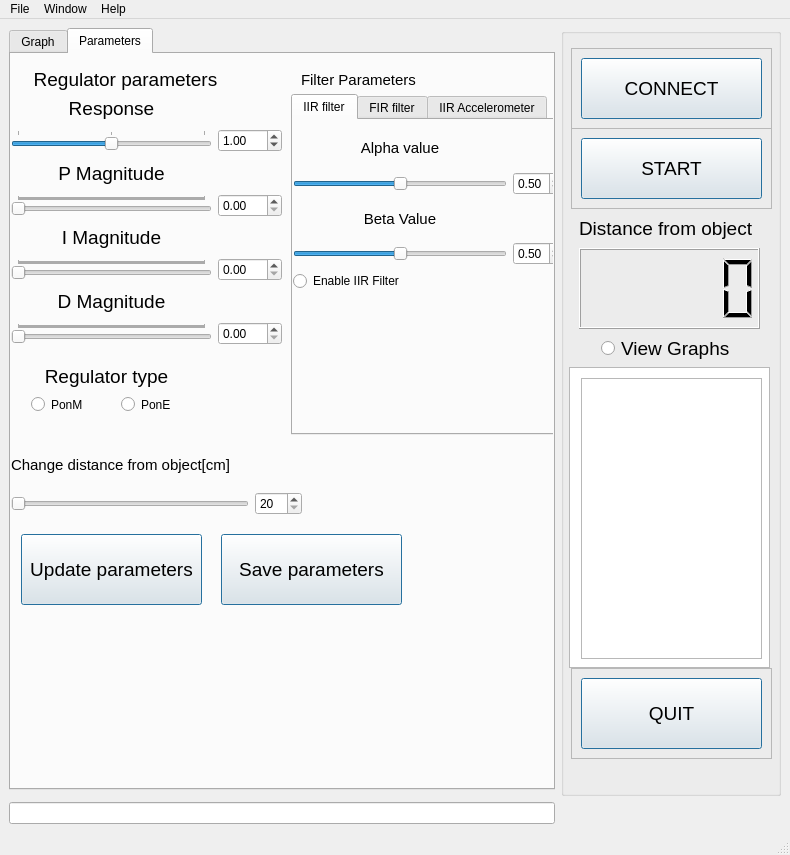
<?xml version="1.0" encoding="UTF-8"?>
<ui version="4.0">
 <class>MainWindow</class>
 <widget class="QMainWindow" name="MainWindow">
  <property name="windowModality">
   <enum>Qt::ApplicationModal</enum>
  </property>
  <property name="geometry">
   <rect>
    <x>0</x>
    <y>0</y>
    <width>790</width>
    <height>855</height>
   </rect>
  </property>
  <property name="sizePolicy">
   <sizepolicy hsizetype="Minimum" vsizetype="Preferred">
    <horstretch>0</horstretch>
    <verstretch>0</verstretch>
   </sizepolicy>
  </property>
  <property name="minimumSize">
   <size>
    <width>0</width>
    <height>0</height>
   </size>
  </property>
  <property name="focusPolicy">
   <enum>Qt::TabFocus</enum>
  </property>
  <property name="contextMenuPolicy">
   <enum>Qt::DefaultContextMenu</enum>
  </property>
  <property name="windowTitle">
   <string>ELE 340 SCADA</string>
  </property>
  <property name="documentMode">
   <bool>false</bool>
  </property>
  <property name="tabShape">
   <enum>QTabWidget::Rounded</enum>
  </property>
  <widget class="QWidget" name="centralwidget">
   <property name="sizePolicy">
    <sizepolicy hsizetype="Minimum" vsizetype="Minimum">
     <horstretch>0</horstretch>
     <verstretch>0</verstretch>
    </sizepolicy>
   </property>
   <property name="focusPolicy">
    <enum>Qt::StrongFocus</enum>
   </property>
   <property name="contextMenuPolicy">
    <enum>Qt::NoContextMenu</enum>
   </property>
   <layout class="QGridLayout" name="gridLayout" rowstretch="0,0,0,0,0" columnstretch="0,0">
    <item row="1" column="1" rowspan="2">
     <widget class="QGroupBox" name="groupBox">
      <property name="enabled">
       <bool>true</bool>
      </property>
      <property name="minimumSize">
       <size>
        <width>220</width>
        <height>749</height>
       </size>
      </property>
      <property name="maximumSize">
       <size>
        <width>220</width>
        <height>16777215</height>
       </size>
      </property>
      <property name="contextMenuPolicy">
       <enum>Qt::DefaultContextMenu</enum>
      </property>
      <property name="accessibleDescription">
       <string/>
      </property>
      <property name="autoFillBackground">
       <bool>false</bool>
      </property>
      <property name="title">
       <string/>
      </property>
      <property name="flat">
       <bool>false</bool>
      </property>
      <widget class="QGraphicsView" name="graphicsView">
       <property name="enabled">
        <bool>true</bool>
       </property>
       <property name="geometry">
        <rect>
         <x>8</x>
         <y>339</y>
         <width>201</width>
         <height>301</height>
        </rect>
       </property>
       <property name="autoFillBackground">
        <bool>true</bool>
       </property>
       <property name="backgroundBrush">
        <brush brushstyle="NoBrush">
         <color alpha="255">
          <red>85</red>
          <green>0</green>
          <blue>255</blue>
         </color>
        </brush>
       </property>
       <property name="foregroundBrush">
        <brush brushstyle="NoBrush">
         <color alpha="255">
          <red>255</red>
          <green>0</green>
          <blue>0</blue>
         </color>
        </brush>
       </property>
       <property name="interactive">
        <bool>true</bool>
       </property>
      </widget>
      <widget class="QRadioButton" name="radio_plot">
       <property name="geometry">
        <rect>
         <x>40</x>
         <y>300</y>
         <width>141</width>
         <height>41</height>
        </rect>
       </property>
       <property name="font">
        <font>
         <pointsize>14</pointsize>
        </font>
       </property>
       <property name="text">
        <string>View Graphs</string>
       </property>
      </widget>
      <widget class="QPushButton" name="pushButton">
       <property name="enabled">
        <bool>true</bool>
       </property>
       <property name="geometry">
        <rect>
         <x>20</x>
         <y>110</y>
         <width>181</width>
         <height>61</height>
        </rect>
       </property>
       <property name="font">
        <font>
         <pointsize>14</pointsize>
        </font>
       </property>
       <property name="mouseTracking">
        <bool>false</bool>
       </property>
       <property name="toolTip">
        <string>Start servo regulator</string>
       </property>
       <property name="autoFillBackground">
        <bool>false</bool>
       </property>
       <property name="text">
        <string>START</string>
       </property>
       <property name="checkable">
        <bool>false</bool>
       </property>
       <property name="default">
        <bool>true</bool>
       </property>
       <property name="flat">
        <bool>false</bool>
       </property>
      </widget>
      <widget class="QFrame" name="frame_2">
       <property name="geometry">
        <rect>
         <x>10</x>
         <y>100</y>
         <width>201</width>
         <height>81</height>
        </rect>
       </property>
       <property name="frameShape">
        <enum>QFrame::StyledPanel</enum>
       </property>
       <property name="frameShadow">
        <enum>QFrame::Raised</enum>
       </property>
      </widget>
      <widget class="QLCDNumber" name="lcdNumber">
       <property name="geometry">
        <rect>
         <x>18</x>
         <y>220</y>
         <width>181</width>
         <height>81</height>
        </rect>
       </property>
       <property name="font">
        <font>
         <pointsize>20</pointsize>
        </font>
       </property>
       <property name="toolTip">
        <string>Distance measured from object</string>
       </property>
      </widget>
      <widget class="QLabel" name="label">
       <property name="geometry">
        <rect>
         <x>18</x>
         <y>190</y>
         <width>181</width>
         <height>21</height>
        </rect>
       </property>
       <property name="font">
        <font>
         <pointsize>14</pointsize>
        </font>
       </property>
       <property name="text">
        <string>Distance from object</string>
       </property>
      </widget>
      <widget class="QTextEdit" name="ErrorMessage">
       <property name="geometry">
        <rect>
         <x>20</x>
         <y>350</y>
         <width>181</width>
         <height>281</height>
        </rect>
       </property>
       <property name="readOnly">
        <bool>true</bool>
       </property>
       <property name="html">
        <string>&lt;!DOCTYPE HTML PUBLIC &quot;-//W3C//DTD HTML 4.0//EN&quot; &quot;http://www.w3.org/TR/REC-html40/strict.dtd&quot;&gt;
&lt;html&gt;&lt;head&gt;&lt;meta name=&quot;qrichtext&quot; content=&quot;1&quot; /&gt;&lt;style type=&quot;text/css&quot;&gt;
p, li { white-space: pre-wrap; }
&lt;/style&gt;&lt;/head&gt;&lt;body style=&quot; font-family:'Helvetica'; font-size:12pt; font-weight:400; font-style:normal;&quot;&gt;
&lt;p align=&quot;center&quot; style=&quot;-qt-paragraph-type:empty; margin-top:0px; margin-bottom:0px; margin-left:0px; margin-right:0px; -qt-block-indent:0; text-indent:0px; font-family:'MS Shell Dlg 2'; font-size:8.25pt;&quot;&gt;&lt;br /&gt;&lt;/p&gt;&lt;/body&gt;&lt;/html&gt;</string>
       </property>
       <property name="overwriteMode">
        <bool>false</bool>
       </property>
      </widget>
      <widget class="QFrame" name="frame_3">
       <property name="geometry">
        <rect>
         <x>10</x>
         <y>20</y>
         <width>201</width>
         <height>81</height>
        </rect>
       </property>
       <property name="frameShape">
        <enum>QFrame::StyledPanel</enum>
       </property>
       <property name="frameShadow">
        <enum>QFrame::Raised</enum>
       </property>
      </widget>
      <widget class="QFrame" name="frame_5">
       <property name="geometry">
        <rect>
         <x>10</x>
         <y>640</y>
         <width>201</width>
         <height>91</height>
        </rect>
       </property>
       <property name="frameShape">
        <enum>QFrame::StyledPanel</enum>
       </property>
       <property name="frameShadow">
        <enum>QFrame::Raised</enum>
       </property>
      </widget>
      <widget class="QPushButton" name="pushButton_6">
       <property name="geometry">
        <rect>
         <x>20</x>
         <y>650</y>
         <width>181</width>
         <height>71</height>
        </rect>
       </property>
       <property name="font">
        <font>
         <pointsize>14</pointsize>
        </font>
       </property>
       <property name="toolTip">
        <string>Close and quit program</string>
       </property>
       <property name="text">
        <string>QUIT</string>
       </property>
       <property name="default">
        <bool>true</bool>
       </property>
      </widget>
      <widget class="QPushButton" name="pushButton_2">
       <property name="enabled">
        <bool>true</bool>
       </property>
       <property name="geometry">
        <rect>
         <x>20</x>
         <y>30</y>
         <width>181</width>
         <height>61</height>
        </rect>
       </property>
       <property name="font">
        <font>
         <pointsize>14</pointsize>
        </font>
       </property>
       <property name="mouseTracking">
        <bool>false</bool>
       </property>
       <property name="toolTip">
        <string>Connect to uC</string>
       </property>
       <property name="toolTipDuration">
        <number>-1</number>
       </property>
       <property name="autoFillBackground">
        <bool>false</bool>
       </property>
       <property name="text">
        <string>CONNECT</string>
       </property>
       <property name="checkable">
        <bool>false</bool>
       </property>
       <property name="default">
        <bool>true</bool>
       </property>
       <property name="flat">
        <bool>false</bool>
       </property>
      </widget>
      <zorder>frame_3</zorder>
      <zorder>frame_2</zorder>
      <zorder>graphicsView</zorder>
      <zorder>radio_plot</zorder>
      <zorder>pushButton</zorder>
      <zorder>lcdNumber</zorder>
      <zorder>label</zorder>
      <zorder>ErrorMessage</zorder>
      <zorder>frame_5</zorder>
      <zorder>pushButton_6</zorder>
      <zorder>pushButton_2</zorder>
     </widget>
    </item>
    <item row="4" column="0">
     <widget class="QLineEdit" name="lineEdit_2"/>
    </item>
    <item row="1" column="0">
     <widget class="QTabWidget" name="tabWidget">
      <property name="focusPolicy">
       <enum>Qt::NoFocus</enum>
      </property>
      <property name="contextMenuPolicy">
       <enum>Qt::ActionsContextMenu</enum>
      </property>
      <property name="toolTipDuration">
       <number>5</number>
      </property>
      <property name="currentIndex">
       <number>1</number>
      </property>
      <widget class="QWidget" name="tab">
       <property name="focusPolicy">
        <enum>Qt::NoFocus</enum>
       </property>
       <property name="contextMenuPolicy">
        <enum>Qt::NoContextMenu</enum>
       </property>
       <attribute name="title">
        <string>Graph</string>
       </attribute>
       <layout class="QGridLayout" name="plot_grid"/>
      </widget>
      <widget class="QWidget" name="tab_2">
       <attribute name="title">
        <string>Parameters</string>
       </attribute>
       <widget class="QPushButton" name="button_parameters">
        <property name="geometry">
         <rect>
          <x>10</x>
          <y>480</y>
          <width>181</width>
          <height>71</height>
         </rect>
        </property>
        <property name="font">
         <font>
          <pointsize>14</pointsize>
         </font>
        </property>
        <property name="toolTip">
         <string>Sends new parameters to uC</string>
        </property>
        <property name="text">
         <string>Update parameters</string>
        </property>
        <property name="default">
         <bool>true</bool>
        </property>
       </widget>
       <widget class="QLabel" name="label_8">
        <property name="geometry">
         <rect>
          <x>10</x>
          <y>0</y>
          <width>209</width>
          <height>50</height>
         </rect>
        </property>
        <property name="font">
         <font>
          <pointsize>14</pointsize>
         </font>
        </property>
        <property name="text">
         <string>Regulator parameters</string>
        </property>
        <property name="alignment">
         <set>Qt::AlignCenter</set>
        </property>
       </widget>
       <widget class="QWidget" name="gridLayoutWidget">
        <property name="geometry">
         <rect>
          <x>0</x>
          <y>390</y>
          <width>291</width>
          <height>71</height>
         </rect>
        </property>
        <layout class="QGridLayout" name="gridLayout_2">
         <item row="0" column="0">
          <widget class="QLabel" name="label_2">
           <property name="font">
            <font>
             <pointsize>11</pointsize>
            </font>
           </property>
           <property name="text">
            <string>Change distance from object[cm]</string>
           </property>
          </widget>
         </item>
         <item row="1" column="1">
          <widget class="QSpinBox" name="spin_distance">
           <property name="minimum">
            <number>20</number>
           </property>
           <property name="maximum">
            <number>150</number>
           </property>
          </widget>
         </item>
         <item row="1" column="0">
          <widget class="QSlider" name="slider_distance">
           <property name="minimumSize">
            <size>
             <width>150</width>
             <height>0</height>
            </size>
           </property>
           <property name="minimum">
            <number>20</number>
           </property>
           <property name="maximum">
            <number>150</number>
           </property>
           <property name="orientation">
            <enum>Qt::Horizontal</enum>
           </property>
          </widget>
         </item>
        </layout>
       </widget>
       <widget class="QLabel" name="label_3">
        <property name="geometry">
         <rect>
          <x>290</x>
          <y>10</y>
          <width>121</width>
          <height>31</height>
         </rect>
        </property>
        <property name="font">
         <font>
          <pointsize>11</pointsize>
         </font>
        </property>
        <property name="text">
         <string>Filter Parameters</string>
        </property>
       </widget>
       <widget class="QTabWidget" name="tabWidget_2">
        <property name="geometry">
         <rect>
          <x>280</x>
          <y>40</y>
          <width>281</width>
          <height>341</height>
         </rect>
        </property>
        <property name="tabPosition">
         <enum>QTabWidget::North</enum>
        </property>
        <property name="currentIndex">
         <number>0</number>
        </property>
        <widget class="QWidget" name="tab_3">
         <attribute name="title">
          <string>IIR filter</string>
         </attribute>
         <widget class="QWidget" name="gridLayoutWidget_3">
          <property name="geometry">
           <rect>
            <x>0</x>
            <y>10</y>
            <width>271</width>
            <height>161</height>
           </rect>
          </property>
          <layout class="QGridLayout" name="gridLayout_4" columnstretch="1,0">
           <item row="3" column="0">
            <widget class="QSlider" name="slider_iir_b">
             <property name="sizePolicy">
              <sizepolicy hsizetype="Minimum" vsizetype="Fixed">
               <horstretch>0</horstretch>
               <verstretch>0</verstretch>
              </sizepolicy>
             </property>
             <property name="minimumSize">
              <size>
               <width>150</width>
               <height>0</height>
              </size>
             </property>
             <property name="maximum">
              <number>100</number>
             </property>
             <property name="value">
              <number>50</number>
             </property>
             <property name="orientation">
              <enum>Qt::Horizontal</enum>
             </property>
            </widget>
           </item>
           <item row="1" column="1">
            <widget class="QDoubleSpinBox" name="spin_iir_a">
             <property name="maximum">
              <double>1.000000000000000</double>
             </property>
             <property name="singleStep">
              <double>0.010000000000000</double>
             </property>
             <property name="value">
              <double>0.500000000000000</double>
             </property>
            </widget>
           </item>
           <item row="1" column="0">
            <widget class="QSlider" name="slider_iir_a">
             <property name="sizePolicy">
              <sizepolicy hsizetype="Minimum" vsizetype="Fixed">
               <horstretch>0</horstretch>
               <verstretch>0</verstretch>
              </sizepolicy>
             </property>
             <property name="minimumSize">
              <size>
               <width>150</width>
               <height>0</height>
              </size>
             </property>
             <property name="maximum">
              <number>100</number>
             </property>
             <property name="value">
              <number>50</number>
             </property>
             <property name="orientation">
              <enum>Qt::Horizontal</enum>
             </property>
            </widget>
           </item>
           <item row="0" column="0">
            <widget class="QLabel" name="label_14">
             <property name="font">
              <font>
               <pointsize>11</pointsize>
              </font>
             </property>
             <property name="text">
              <string>Alpha value</string>
             </property>
             <property name="alignment">
              <set>Qt::AlignCenter</set>
             </property>
            </widget>
           </item>
           <item row="3" column="1">
            <widget class="QDoubleSpinBox" name="spin_iir_b">
             <property name="decimals">
              <number>2</number>
             </property>
             <property name="maximum">
              <double>1.000000000000000</double>
             </property>
             <property name="singleStep">
              <double>0.010000000000000</double>
             </property>
             <property name="value">
              <double>0.500000000000000</double>
             </property>
            </widget>
           </item>
           <item row="2" column="0">
            <widget class="QLabel" name="label_15">
             <property name="font">
              <font>
               <pointsize>11</pointsize>
              </font>
             </property>
             <property name="text">
              <string>Beta Value</string>
             </property>
             <property name="alignment">
              <set>Qt::AlignCenter</set>
             </property>
            </widget>
           </item>
           <item row="4" column="0">
            <widget class="QRadioButton" name="radio_iir">
             <property name="text">
              <string>Enable IIR Filter</string>
             </property>
            </widget>
           </item>
          </layout>
         </widget>
        </widget>
        <widget class="QWidget" name="tab_4">
         <attribute name="title">
          <string>FIR filter</string>
         </attribute>
         <widget class="QWidget" name="gridLayoutWidget_4">
          <property name="geometry">
           <rect>
            <x>0</x>
            <y>10</y>
            <width>271</width>
            <height>76</height>
           </rect>
          </property>
          <layout class="QGridLayout" name="gridLayout_5" columnstretch="1,0">
           <item row="0" column="0">
            <widget class="QLabel" name="label_16">
             <property name="font">
              <font>
               <pointsize>11</pointsize>
              </font>
             </property>
             <property name="text">
              <string>Sample size</string>
             </property>
             <property name="alignment">
              <set>Qt::AlignCenter</set>
             </property>
            </widget>
           </item>
           <item row="1" column="0">
            <widget class="QSlider" name="slider_fir">
             <property name="sizePolicy">
              <sizepolicy hsizetype="Minimum" vsizetype="Fixed">
               <horstretch>0</horstretch>
               <verstretch>0</verstretch>
              </sizepolicy>
             </property>
             <property name="minimumSize">
              <size>
               <width>150</width>
               <height>0</height>
              </size>
             </property>
             <property name="minimum">
              <number>2</number>
             </property>
             <property name="maximum">
              <number>50</number>
             </property>
             <property name="orientation">
              <enum>Qt::Horizontal</enum>
             </property>
            </widget>
           </item>
           <item row="2" column="0">
            <widget class="QRadioButton" name="radio_fir">
             <property name="text">
              <string>Enable FIR filter</string>
             </property>
            </widget>
           </item>
           <item row="1" column="1">
            <widget class="QSpinBox" name="spin_fir"/>
           </item>
          </layout>
         </widget>
        </widget>
        <widget class="QWidget" name="tab_5">
         <attribute name="title">
          <string>IIR Accelerometer</string>
         </attribute>
         <widget class="QWidget" name="gridLayoutWidget_5">
          <property name="geometry">
           <rect>
            <x>0</x>
            <y>10</y>
            <width>271</width>
            <height>141</height>
           </rect>
          </property>
          <layout class="QGridLayout" name="gridLayout_6" columnstretch="1,0">
           <item row="2" column="0">
            <widget class="QLabel" name="label_18">
             <property name="font">
              <font>
               <pointsize>11</pointsize>
              </font>
             </property>
             <property name="text">
              <string>Beta Value</string>
             </property>
             <property name="alignment">
              <set>Qt::AlignCenter</set>
             </property>
            </widget>
           </item>
           <item row="3" column="1">
            <widget class="QDoubleSpinBox" name="spin_iir_aks_b">
             <property name="maximum">
              <double>1.000000000000000</double>
             </property>
             <property name="singleStep">
              <double>0.010000000000000</double>
             </property>
             <property name="value">
              <double>0.500000000000000</double>
             </property>
            </widget>
           </item>
           <item row="1" column="1">
            <widget class="QDoubleSpinBox" name="spin_iir_aks_a">
             <property name="maximum">
              <double>1.000000000000000</double>
             </property>
             <property name="singleStep">
              <double>0.010000000000000</double>
             </property>
             <property name="value">
              <double>0.500000000000000</double>
             </property>
            </widget>
           </item>
           <item row="3" column="0">
            <widget class="QSlider" name="slider_iir_aks_b">
             <property name="sizePolicy">
              <sizepolicy hsizetype="Minimum" vsizetype="Fixed">
               <horstretch>0</horstretch>
               <verstretch>0</verstretch>
              </sizepolicy>
             </property>
             <property name="minimumSize">
              <size>
               <width>150</width>
               <height>0</height>
              </size>
             </property>
             <property name="maximum">
              <number>100</number>
             </property>
             <property name="value">
              <number>50</number>
             </property>
             <property name="orientation">
              <enum>Qt::Horizontal</enum>
             </property>
            </widget>
           </item>
           <item row="1" column="0">
            <widget class="QSlider" name="slider_iir_aks_a">
             <property name="sizePolicy">
              <sizepolicy hsizetype="Minimum" vsizetype="Fixed">
               <horstretch>0</horstretch>
               <verstretch>0</verstretch>
              </sizepolicy>
             </property>
             <property name="minimumSize">
              <size>
               <width>150</width>
               <height>0</height>
              </size>
             </property>
             <property name="maximum">
              <number>100</number>
             </property>
             <property name="value">
              <number>50</number>
             </property>
             <property name="orientation">
              <enum>Qt::Horizontal</enum>
             </property>
            </widget>
           </item>
           <item row="0" column="0">
            <widget class="QLabel" name="label_17">
             <property name="font">
              <font>
               <pointsize>11</pointsize>
              </font>
             </property>
             <property name="text">
              <string>Alpha value</string>
             </property>
             <property name="alignment">
              <set>Qt::AlignCenter</set>
             </property>
            </widget>
           </item>
          </layout>
         </widget>
        </widget>
       </widget>
       <widget class="QWidget" name="gridLayoutWidget_2">
        <property name="geometry">
         <rect>
          <x>0</x>
          <y>40</y>
          <width>271</width>
          <height>251</height>
         </rect>
        </property>
        <layout class="QGridLayout" name="gridLayout_3" columnstretch="1,0">
         <item row="0" column="0">
          <widget class="QLabel" name="label_4">
           <property name="font">
            <font>
             <pointsize>14</pointsize>
            </font>
           </property>
           <property name="text">
            <string>Response</string>
           </property>
           <property name="alignment">
            <set>Qt::AlignCenter</set>
           </property>
          </widget>
         </item>
         <item row="1" column="0">
          <widget class="QSlider" name="slider_response">
           <property name="sizePolicy">
            <sizepolicy hsizetype="Minimum" vsizetype="Fixed">
             <horstretch>0</horstretch>
             <verstretch>0</verstretch>
            </sizepolicy>
           </property>
           <property name="minimumSize">
            <size>
             <width>150</width>
             <height>0</height>
            </size>
           </property>
           <property name="maximum">
            <number>200</number>
           </property>
           <property name="value">
            <number>100</number>
           </property>
           <property name="orientation">
            <enum>Qt::Horizontal</enum>
           </property>
           <property name="tickPosition">
            <enum>QSlider::TicksAbove</enum>
           </property>
           <property name="tickInterval">
            <number>100</number>
           </property>
          </widget>
         </item>
         <item row="1" column="1">
          <widget class="QDoubleSpinBox" name="spin_response">
           <property name="sizePolicy">
            <sizepolicy hsizetype="Expanding" vsizetype="Fixed">
             <horstretch>0</horstretch>
             <verstretch>0</verstretch>
            </sizepolicy>
           </property>
           <property name="maximum">
            <double>2.000000000000000</double>
           </property>
           <property name="singleStep">
            <double>0.050000000000000</double>
           </property>
           <property name="value">
            <double>1.000000000000000</double>
           </property>
          </widget>
         </item>
         <item row="2" column="0">
          <widget class="QLabel" name="label_5">
           <property name="font">
            <font>
             <pointsize>14</pointsize>
            </font>
           </property>
           <property name="text">
            <string>P Magnitude</string>
           </property>
           <property name="alignment">
            <set>Qt::AlignCenter</set>
           </property>
          </widget>
         </item>
         <item row="4" column="0">
          <widget class="QLabel" name="label_6">
           <property name="font">
            <font>
             <pointsize>14</pointsize>
            </font>
           </property>
           <property name="text">
            <string>I Magnitude</string>
           </property>
           <property name="alignment">
            <set>Qt::AlignCenter</set>
           </property>
          </widget>
         </item>
         <item row="5" column="0">
          <widget class="QSlider" name="slider_i">
           <property name="minimumSize">
            <size>
             <width>150</width>
             <height>0</height>
            </size>
           </property>
           <property name="maximum">
            <number>10000</number>
           </property>
           <property name="orientation">
            <enum>Qt::Horizontal</enum>
           </property>
           <property name="tickPosition">
            <enum>QSlider::TicksAbove</enum>
           </property>
           <property name="tickInterval">
            <number>10</number>
           </property>
          </widget>
         </item>
         <item row="3" column="0">
          <widget class="QSlider" name="slider_p">
           <property name="minimumSize">
            <size>
             <width>150</width>
             <height>0</height>
            </size>
           </property>
           <property name="maximum">
            <number>10000</number>
           </property>
           <property name="orientation">
            <enum>Qt::Horizontal</enum>
           </property>
           <property name="tickPosition">
            <enum>QSlider::TicksAbove</enum>
           </property>
           <property name="tickInterval">
            <number>10</number>
           </property>
          </widget>
         </item>
         <item row="3" column="1">
          <widget class="QDoubleSpinBox" name="spin_p">
           <property name="maximum">
            <double>100.000000000000000</double>
           </property>
           <property name="singleStep">
            <double>0.010000000000000</double>
           </property>
          </widget>
         </item>
         <item row="6" column="0">
          <widget class="QLabel" name="label_7">
           <property name="font">
            <font>
             <pointsize>14</pointsize>
            </font>
           </property>
           <property name="text">
            <string>D Magnitude</string>
           </property>
           <property name="alignment">
            <set>Qt::AlignCenter</set>
           </property>
          </widget>
         </item>
         <item row="5" column="1">
          <widget class="QDoubleSpinBox" name="spin_i">
           <property name="maximum">
            <double>100.000000000000000</double>
           </property>
           <property name="singleStep">
            <double>0.010000000000000</double>
           </property>
          </widget>
         </item>
         <item row="7" column="0">
          <widget class="QSlider" name="slider_d">
           <property name="minimumSize">
            <size>
             <width>150</width>
             <height>0</height>
            </size>
           </property>
           <property name="maximum">
            <number>10000</number>
           </property>
           <property name="orientation">
            <enum>Qt::Horizontal</enum>
           </property>
           <property name="tickPosition">
            <enum>QSlider::TicksAbove</enum>
           </property>
           <property name="tickInterval">
            <number>10</number>
           </property>
          </widget>
         </item>
         <item row="7" column="1">
          <widget class="QDoubleSpinBox" name="spin_d">
           <property name="maximum">
            <double>100.000000000000000</double>
           </property>
           <property name="singleStep">
            <double>0.010000000000000</double>
           </property>
          </widget>
         </item>
        </layout>
       </widget>
       <widget class="QRadioButton" name="radio_PonM">
        <property name="geometry">
         <rect>
          <x>20</x>
          <y>340</y>
          <width>61</width>
          <height>21</height>
         </rect>
        </property>
        <property name="text">
         <string>PonM</string>
        </property>
       </widget>
       <widget class="QRadioButton" name="radio_PonE">
        <property name="geometry">
         <rect>
          <x>110</x>
          <y>340</y>
          <width>61</width>
          <height>21</height>
         </rect>
        </property>
        <property name="text">
         <string>PonE</string>
        </property>
       </widget>
       <widget class="QLabel" name="label_9">
        <property name="geometry">
         <rect>
          <x>10</x>
          <y>310</y>
          <width>171</width>
          <height>25</height>
         </rect>
        </property>
        <property name="font">
         <font>
          <pointsize>14</pointsize>
         </font>
        </property>
        <property name="text">
         <string>Regulator type</string>
        </property>
        <property name="alignment">
         <set>Qt::AlignCenter</set>
        </property>
       </widget>
       <widget class="QPushButton" name="button_save_parameters">
        <property name="geometry">
         <rect>
          <x>210</x>
          <y>480</y>
          <width>181</width>
          <height>71</height>
         </rect>
        </property>
        <property name="font">
         <font>
          <pointsize>14</pointsize>
         </font>
        </property>
        <property name="toolTip">
         <string>Store parameters to uC</string>
        </property>
        <property name="text">
         <string>Save parameters</string>
        </property>
        <property name="default">
         <bool>true</bool>
        </property>
       </widget>
      </widget>
     </widget>
    </item>
   </layout>
   <zorder>lineEdit_2</zorder>
   <zorder>groupBox</zorder>
   <zorder>tabWidget</zorder>
  </widget>
  <widget class="QMenuBar" name="menubar">
   <property name="geometry">
    <rect>
     <x>0</x>
     <y>0</y>
     <width>790</width>
     <height>24</height>
    </rect>
   </property>
   <widget class="QMenu" name="menuhallo">
    <property name="title">
     <string>File</string>
    </property>
    <widget class="QMenu" name="menuPort">
     <property name="title">
      <string>Port</string>
     </property>
    </widget>
    <addaction name="actionSave_plot"/>
    <addaction name="menuPort"/>
    <addaction name="actionQuit"/>
   </widget>
   <widget class="QMenu" name="menuHelp">
    <property name="title">
     <string>Help</string>
    </property>
   </widget>
   <widget class="QMenu" name="menuWindow">
    <property name="title">
     <string>Window</string>
    </property>
    <widget class="QMenu" name="menuStyle">
     <property name="title">
      <string>Style</string>
     </property>
     <addaction name="actionWindows"/>
     <addaction name="actionWindows_Vista"/>
     <addaction name="actionFusion"/>
    </widget>
    <widget class="QMenu" name="menuDarkmode">
     <property name="title">
      <string>Darkmode</string>
     </property>
     <addaction name="actionTrue"/>
     <addaction name="actionFalse"/>
    </widget>
    <addaction name="menuStyle"/>
    <addaction name="menuDarkmode"/>
   </widget>
   <addaction name="menuhallo"/>
   <addaction name="menuWindow"/>
   <addaction name="menuHelp"/>
  </widget>
  <widget class="QStatusBar" name="statusbar"/>
  <action name="actionSettings">
   <property name="text">
    <string>Settings</string>
   </property>
  </action>
  <action name="actionQuit">
   <property name="text">
    <string>Quit</string>
   </property>
  </action>
  <action name="actionSave_plot">
   <property name="text">
    <string>Save plot as</string>
   </property>
  </action>
  <action name="actionCom_1">
   <property name="text">
    <string>Com 1</string>
   </property>
  </action>
  <action name="actionCom_2">
   <property name="text">
    <string>Com 2</string>
   </property>
  </action>
  <action name="actionWindows">
   <property name="text">
    <string>Windows</string>
   </property>
  </action>
  <action name="actionFusion">
   <property name="text">
    <string>Fusion</string>
   </property>
  </action>
  <action name="actionWindows_Vista">
   <property name="text">
    <string>Windows Vista</string>
   </property>
  </action>
  <action name="actionTrue">
   <property name="text">
    <string>True</string>
   </property>
  </action>
  <action name="actionFalse">
   <property name="text">
    <string>False</string>
   </property>
  </action>
 </widget>
 <resources/>
 <connections/>
</ui>
